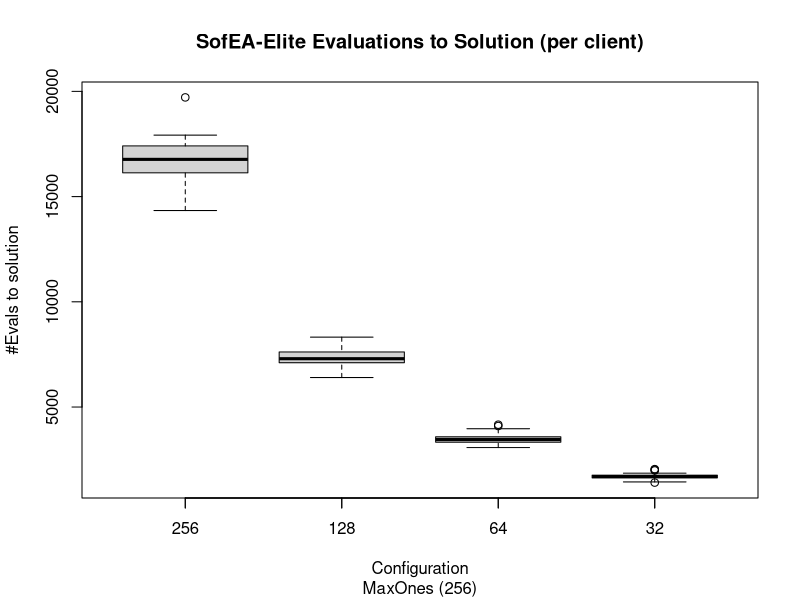

This figure's R source:
evals.elite.r32 <- read.table('evals-elite-r32.dat')
evals.elite.r64 <- read.table('evals-elite-r64.dat')
evals.elite.r128 <- read.table('evals-elite-r128.dat')
evals.elite.r256 <- read.table('evals-elite-r256.dat')

boxplot(  evals.elite.r256$V1, evals.elite.r128$V1,
        evals.elite.r64$V1, evals.elite.r32$V1,
        main='SofEA-Elite Evaluations to Solution (per client)',  sub='MaxOnes (256)',
        xlab='Configuration',
        ylab='#Evals to solution' )
axis(1,at=c(1:4),labels =c('256','128','64', '32' ))
